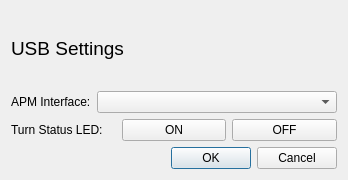
<?xml version="1.0" encoding="UTF-8"?>
<ui version="4.0">
 <class>UsbSettings</class>
 <widget class="QDialog" name="UsbSettings">
  <property name="geometry">
   <rect>
    <x>0</x>
    <y>0</y>
    <width>348</width>
    <height>180</height>
   </rect>
  </property>
  <property name="windowTitle">
   <string>APM USB Settings</string>
  </property>
  <property name="modal">
   <bool>true</bool>
  </property>
  <layout class="QVBoxLayout" name="verticalLayout">
   <item>
    <layout class="QHBoxLayout" name="horizontalLayout">
     <item>
      <widget class="QLabel" name="label">
       <property name="font">
        <font>
         <pointsize>14</pointsize>
        </font>
       </property>
       <property name="text">
        <string>USB Settings</string>
       </property>
      </widget>
     </item>
     <item>
      <spacer name="horizontalSpacer">
       <property name="orientation">
        <enum>Qt::Horizontal</enum>
       </property>
       <property name="sizeHint" stdset="0">
        <size>
         <width>40</width>
         <height>20</height>
        </size>
       </property>
      </spacer>
     </item>
    </layout>
   </item>
   <item>
    <layout class="QHBoxLayout" name="horizontalLayout_2">
     <item>
      <widget class="QLabel" name="label_2">
       <property name="text">
        <string>APM Interface:</string>
       </property>
      </widget>
     </item>
     <item>
      <widget class="QComboBox" name="comboBox">
       <property name="sizePolicy">
        <sizepolicy hsizetype="Expanding" vsizetype="Fixed">
         <horstretch>0</horstretch>
         <verstretch>0</verstretch>
        </sizepolicy>
       </property>
      </widget>
     </item>
    </layout>
   </item>
   <item>
    <layout class="QHBoxLayout" name="horizontalLayout_3">
     <item>
      <widget class="QLabel" name="label_3">
       <property name="text">
        <string>Turn Status LED:</string>
       </property>
      </widget>
     </item>
     <item>
      <widget class="QPushButton" name="pb_status_led_on">
       <property name="text">
        <string>ON</string>
       </property>
      </widget>
     </item>
     <item>
      <widget class="QPushButton" name="pb_status_led_off">
       <property name="text">
        <string>OFF</string>
       </property>
      </widget>
     </item>
    </layout>
   </item>
   <item>
    <widget class="QDialogButtonBox" name="buttonBox">
     <property name="orientation">
      <enum>Qt::Horizontal</enum>
     </property>
     <property name="standardButtons">
      <set>QDialogButtonBox::Cancel|QDialogButtonBox::Ok</set>
     </property>
    </widget>
   </item>
  </layout>
 </widget>
 <resources/>
 <connections>
  <connection>
   <sender>buttonBox</sender>
   <signal>accepted()</signal>
   <receiver>UsbSettings</receiver>
   <slot>accept()</slot>
   <hints>
    <hint type="sourcelabel">
     <x>248</x>
     <y>254</y>
    </hint>
    <hint type="destinationlabel">
     <x>157</x>
     <y>274</y>
    </hint>
   </hints>
  </connection>
  <connection>
   <sender>buttonBox</sender>
   <signal>rejected()</signal>
   <receiver>UsbSettings</receiver>
   <slot>reject()</slot>
   <hints>
    <hint type="sourcelabel">
     <x>316</x>
     <y>260</y>
    </hint>
    <hint type="destinationlabel">
     <x>286</x>
     <y>274</y>
    </hint>
   </hints>
  </connection>
 </connections>
</ui>
